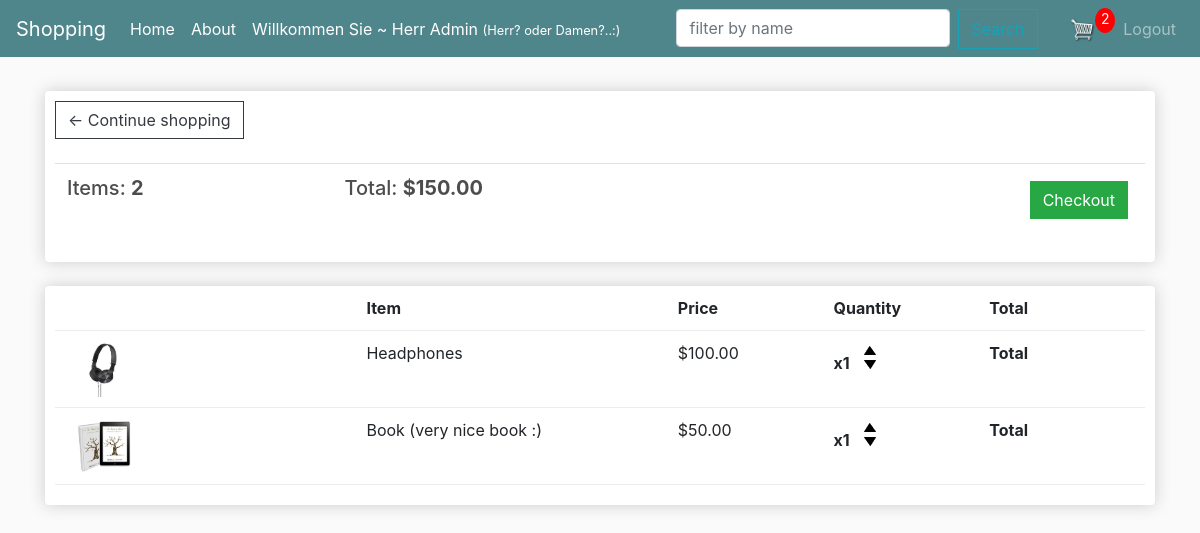
The app's page /cart/ (signed in) with its own data.
### store/models.py (models this page shows, shortened)
class Order(models.Model):
    customer = models.ForeignKey(User, on_delete=models.SET_NULL, null=True, blank=True)
    date_ordered = models.DateTimeField(auto_now_add=True)
    complete = models.BooleanField(default=False)
    transaction_id = models.CharField(max_length=100, null=True)
    @property
    def get_cart_total(self):
        orderitems = self.orderitem_set.all()
        total = sum([item.get_total for item in orderitems])
        return total
    @property
    def get_cart_items(self):
        orderitems = self.orderitem_set.all()
        total = sum([item.quantity for item in orderitems])
        return total

class OrderItem(models.Model):
    product = models.ForeignKey(Product, on_delete=models.SET_NULL, null=True)
    order = models.ForeignKey(Order, on_delete=models.SET_NULL, null=True)
    quantity = models.IntegerField(default=0, null=True, blank=True)
    date_added = models.DateTimeField(auto_now_add=True)
    @property
    def get_total(self):
        total = self.product.price * self.quantity
        return total

class Product(models.Model):
    name = models.CharField(max_length=200)
    price = models.FloatField()
    digital = models.BooleanField(default=False, null=True, blank=True)
    image = models.ImageField(null=True, blank=True)
    @property  # @property decorator to access it like an attribute
    def imageURL(self):
        try:
            url = self.image.url
        except Exception:
            url = ''
        return url

### store/views.py (the view)
# urls.py: path('cart/', views.cart, name='cart'),
def cart(request):
    data = cart_data(request)
    total_quantity_in_cart = data['total_quantity_in_cart']
    order = data['order']
    items = data['items']
    context = {'items': items, 'order': order,
               'total_quantity_in_cart': total_quantity_in_cart}
    return render(request, 'store/cart.html', context)

### store/utils.py (called while the page is built)
def cart_data(request):
    if request.user.is_authenticated:
        customer = request.user
        order, created = Order.objects.get_or_create(
            customer=customer, complete=False)
        items = order.orderitem_set.all()
        total_quantity_in_cart = order.get_cart_items
    else:
        cookie_data = cookie_cart(request)
        total_quantity_in_cart = cookie_data['total_quantity_in_cart']
        order = cookie_data['order']
        items = cookie_data['items']
    return {'items': items, 'order': order, 'total_quantity_in_cart': total_quantity_in_cart}

### store/templates/store/cart.html
{% extends "store/main.html" %}
{% load static %}
{% block content %}
<div class="row">
    <div class="col-lg-12">
        <div class="box-element">
            <a class="btn btn-outline-dark" href="{% url 'store' %}">&#x2190; Continue shopping</a>
            <br>
            <br>
            <table class="table">
                <tr>
                    <th>
                        <h5>Items: <strong>{{order.get_cart_items}}</strong></h5>
                    </th>
                    <th>
                        <h5>Total: <strong>${{order.get_cart_total|floatformat:2}}</strong></h5>
                    </th>
                    <th>
                        <a style="float: right; margin: 5px;" class="btn btn-success"
                            href="{% url 'checkout' %}">Checkout</a>
                    </th>
                </tr>
            </table>
        </div>
        <br>
        <div class="box-element">
            <div class="cart-row">
                <div style="flex: 2;"></div>
                <div style="flex: 2;"><strong>Item</strong></div>
                <div style="flex: 1;"><strong>Price</strong></div>
                <div style="flex: 1;"><strong>Quantity</strong></div>
                <div style="flex: 1;"><strong>Total</strong></div>
            </div>
            {% for item in items %}
            <div class="cart-row">
                <div style="flex: 2;"><img class="row-image" src="{{item.product.imageURL}}"
                        alt="placeholder"></div>
                <div style="flex: 2;">
                    <p>{{item.product.name}}</p>
                </div>
                <div style="flex: 1;">
                    <p>${{item.product.price|floatformat:2}}</p>
                </div>
                <div style="flex: 1;">
                    <p class="quantity">x{{item.quantity}}</p>
                    <div class="quantity">
                        <img data-product="{{item.product.id}}" data-action="add" class="chg-quantity update-cart" src="{% static 'images/arrow-up.png' %}" alt="arrow-up">
                        <img data-product="{{item.product.id}}" data-action="remove" class="chg-quantity update-cart" src="{% static 'images/arrow-down.png' %}" alt="arrow-down">
                    </div>
                </div>
                <div style="flex: 1;"><strong>Total</strong></div>
            </div>
            {% endfor %}
        </div>
    </div>
</div>
{% endblock content %}

### store/templates/store/main.html (shortened to what this page needs)
<!DOCTYPE html> {% load static %}
<html>
<head>
    <link rel="stylesheet" href="https://stackpath.bootstrapcdn.com/bootstrap/4.4.1/css/bootstrap.min.css">
    <link rel="stylesheet" type="text/css" href="{% static 'css/main.css' %}">
</head>
<body>
    <nav class="navbar navbar-expand-lg navbar-dark bg-dark">
        <a class="navbar-brand" href="{% url 'store' %}">Shopping</a>
        <div class="collapse navbar-collapse" id="navbarSupportedContent">
            <ul class="navbar-nav mr-auto">
                <li class="nav-item active">
                    <a class="nav-link" href="{% url 'home' %}">Home<span class="sr-only">(current)</span></a>
                </li>
                <li class="nav-item active">
                    <a class="nav-link" href="{% url 'about' %}">About</a>
                </li>
                {% if user.is_authenticated %}
                <li class="nav-item active">
                    <a class="nav-item nav-link" href="{% url 'profile' %}">Willkommen Sie ~ Herr {{ user.username|title }} <small>(Herr? oder Damen?..:)</small></a>
                </li>
                {% else %}
                <li class="nav-item active">
                    <a class="nav-item nav-link" href="#"><small>Bitte</small> Loggen Sie sich ein ~ Herr? oder Damen?..</a>
                </li>
                {% endif %}
                <form class="d-flex ml-5" action="{% url 'store' %}" method="GET">
                    <input class="form-control me-2" type="search" name='q' placeholder="filter by name" aria-label="Search">
                    <button class="btn btn-outline-info ml-2" type="submit">Search</button>
                </form>
            </ul>
            <div class="form-inline my-2 my-lg-0">
                <a href="{% url 'cart' %}">
                    <img id="cart-icon" src="{% static 'images/cart.png' %}" alt="cart-image">
                </a>
                <p id="cart-total">{% firstof total_quantity_in_cart '0' %}</p>
                <div class="navbar-nav">
                    {% if user.is_authenticated %}
                    <a class="nav-item nav-link" href="{% url 'logout' %}">Logout</a> {% else %}
                    <a class="nav-item nav-link" href="{% url 'login' %}">Login</a>
                    <a class="nav-item nav-link" href="{% url 'register' %}">Register</a> {% endif %}
                </div>
            </div>
        </div>
    </nav>
    <div class="container">
        <br> {% block content %} {% endblock content %}
    </div>
</body>
</html>

### static/css/main.css (style rules this page uses)
body { background-color: hsl(0, 0%, 98%); }
h1, h2, h3, h4, h5, h6 { color: hsl(0, 0%, 30%); }
.box-element { box-shadow: hsl(0, 0%, 80%) 0 0 16px; background-color: #fff; border-radius: 4px; padding: 10px; }
.bg-dark { background-color: #4f868c!important; }
#cart-icon { width: 25px; display: inline-block; margin-left: 15px; }
#cart-total { display: block; text-align: center; color: #fff; background-color: red; width: 20px; height: 25px; border-radius: 50%; font-size: 14px; }
.col-lg-4, .col-lg-6, .col-lg-8, .col-lg-12 { margin-top: 10px; }
.btn { border-radius: 0; }
.row-image { width: 100px; }
.cart-row { display: flex; align-items: flex-stretch; padding-bottom: 10px; margin-bottom: 10px; border-bottom: 1px solid #ececec; }
.quantity { display: inline-block; font-weight: 700; padding-right: 10px; }
.chg-quantity { width: 12px; cursor: pointer; display: block; margin-top: 5px; transition: .1s; }

### records on screen
Order: get_cart_items "2", get_cart_total "150.00"
OrderItem: product.imageURL (picture), product.name "Headphones", product.price "100.00", quantity "1"
OrderItem: product.imageURL (picture), product.name "Book (very nice book :)", product.price "50.00", quantity "1"

### other values on screen
{{ user.username|title }} "Admin"
